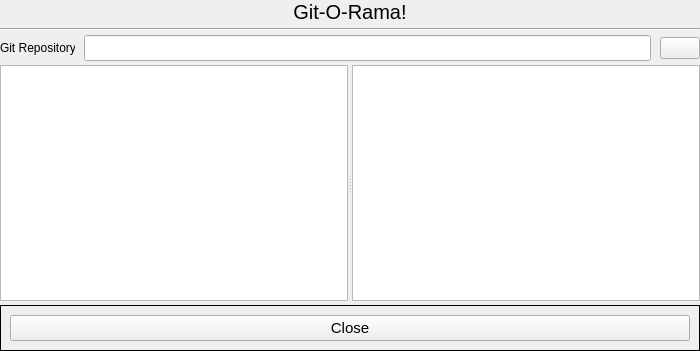
<?xml version="1.0" encoding="UTF-8"?>
<ui version="4.0">
 <class>gitorama</class>
 <widget class="QWidget" name="gitorama">
  <property name="geometry">
   <rect>
    <x>0</x>
    <y>0</y>
    <width>700</width>
    <height>351</height>
   </rect>
  </property>
  <property name="windowTitle">
   <string>Form</string>
  </property>
  <layout class="QVBoxLayout" name="mainLayout">
   <property name="spacing">
    <number>4</number>
   </property>
   <property name="margin">
    <number>0</number>
   </property>
   <item>
    <widget class="QLabel" name="titleLabel">
     <property name="sizePolicy">
      <sizepolicy hsizetype="Preferred" vsizetype="Fixed">
       <horstretch>0</horstretch>
       <verstretch>0</verstretch>
      </sizepolicy>
     </property>
     <property name="font">
      <font>
       <pointsize>15</pointsize>
      </font>
     </property>
     <property name="text">
      <string>Git-O-Rama!</string>
     </property>
     <property name="textFormat">
      <enum>Qt::RichText</enum>
     </property>
     <property name="alignment">
      <set>Qt::AlignCenter</set>
     </property>
    </widget>
   </item>
   <item>
    <widget class="Line" name="line">
     <property name="orientation">
      <enum>Qt::Horizontal</enum>
     </property>
    </widget>
   </item>
   <item>
    <widget class="QFrame" name="pathFrame">
     <property name="sizePolicy">
      <sizepolicy hsizetype="Preferred" vsizetype="Fixed">
       <horstretch>0</horstretch>
       <verstretch>0</verstretch>
      </sizepolicy>
     </property>
     <property name="frameShape">
      <enum>QFrame::NoFrame</enum>
     </property>
     <property name="frameShadow">
      <enum>QFrame::Plain</enum>
     </property>
     <layout class="QHBoxLayout" name="horizontalLayout">
      <property name="spacing">
       <number>9</number>
      </property>
      <property name="margin">
       <number>0</number>
      </property>
      <item>
       <widget class="QLabel" name="label">
        <property name="sizePolicy">
         <sizepolicy hsizetype="Fixed" vsizetype="Fixed">
          <horstretch>0</horstretch>
          <verstretch>0</verstretch>
         </sizepolicy>
        </property>
        <property name="minimumSize">
         <size>
          <width>75</width>
          <height>0</height>
         </size>
        </property>
        <property name="maximumSize">
         <size>
          <width>75</width>
          <height>16777215</height>
         </size>
        </property>
        <property name="text">
         <string>Git Repository</string>
        </property>
       </widget>
      </item>
      <item>
       <widget class="QLineEdit" name="pathLineEdit">
        <property name="sizePolicy">
         <sizepolicy hsizetype="MinimumExpanding" vsizetype="Fixed">
          <horstretch>0</horstretch>
          <verstretch>0</verstretch>
         </sizepolicy>
        </property>
        <property name="font">
         <font>
          <pointsize>11</pointsize>
         </font>
        </property>
       </widget>
      </item>
      <item>
       <widget class="QPushButton" name="browserButton">
        <property name="text">
         <string/>
        </property>
        <property name="iconSize">
         <size>
          <width>16</width>
          <height>16</height>
         </size>
        </property>
       </widget>
      </item>
     </layout>
    </widget>
   </item>
   <item>
    <widget class="QSplitter" name="splitter">
     <property name="sizePolicy">
      <sizepolicy hsizetype="Expanding" vsizetype="Expanding">
       <horstretch>0</horstretch>
       <verstretch>0</verstretch>
      </sizepolicy>
     </property>
     <property name="orientation">
      <enum>Qt::Horizontal</enum>
     </property>
     <widget class="QTreeView" name="commitTree">
      <property name="sizePolicy">
       <sizepolicy hsizetype="Expanding" vsizetype="Expanding">
        <horstretch>0</horstretch>
        <verstretch>0</verstretch>
       </sizepolicy>
      </property>
      <property name="minimumSize">
       <size>
        <width>0</width>
        <height>0</height>
       </size>
      </property>
      <property name="rootIsDecorated">
       <bool>true</bool>
      </property>
     </widget>
     <widget class="QTextEdit" name="infoEdit"/>
    </widget>
   </item>
   <item>
    <widget class="QFrame" name="frame">
     <property name="sizePolicy">
      <sizepolicy hsizetype="Preferred" vsizetype="Fixed">
       <horstretch>0</horstretch>
       <verstretch>0</verstretch>
      </sizepolicy>
     </property>
     <property name="frameShape">
      <enum>QFrame::Box</enum>
     </property>
     <property name="frameShadow">
      <enum>QFrame::Plain</enum>
     </property>
     <layout class="QGridLayout" name="gridLayout">
      <item row="0" column="0">
       <widget class="QPushButton" name="cancelButton">
        <property name="font">
         <font>
          <pointsize>11</pointsize>
         </font>
        </property>
        <property name="text">
         <string>Close</string>
        </property>
       </widget>
      </item>
     </layout>
    </widget>
   </item>
  </layout>
 </widget>
 <resources>
  <include location="gitorama.qrc"/>
 </resources>
 <connections/>
</ui>
